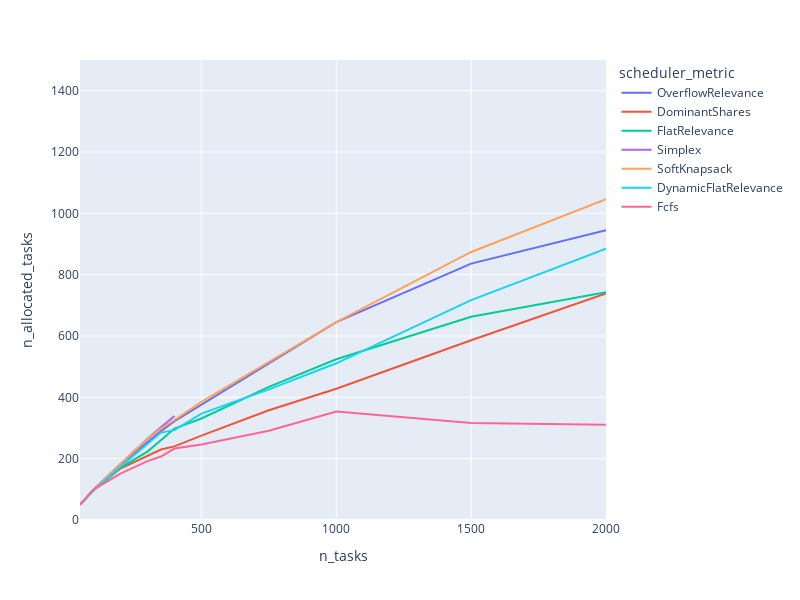

The notebook cell this image was saved under:
### Code cell
# Offline, 0.5/1 profits, mixed curves, 20 blocks
# Running on c2 on 10/12 2.18
# Change load and see impact on profit

# rdf = load_ray_experiment(Path("/home/pierre/privacypacking/logs/ray/run_and_report_2021-12-10_20-04-43"))
rdf = load_ray_experiment(Path("/home/pierre/privacypacking/logs/ray/run_and_report_2021-12-10_22-08-25"))
rdf["scheduler_metric"] = rdf.apply(lambda row: row.scheduler_metric if row.scheduler == "basic_scheduler" else "Simplex", axis=1)
px.line(
    rdf.sort_values("n_tasks"),
    x="n_tasks",
    y="n_allocated_tasks",
    color="scheduler_metric",
    # log_x=True,
    width=800,
    height=600,
    range_y=[0,1_500],
    # title="Number of allocated tasks depending on the scheduling step size<br><sup>Online mixed curves, 20 blocks, no initial blocks, 100 tasks per block on average, lifetime = 5 blocks</sup>"
)

### Figure 1 — Plotly figure (JSON) as saved in the notebook; plotly's stock layout.template omitted (floating-point values rounded to 4 significant figures)
{"data": [{"hovertemplate": "scheduler_metric=OverflowRelevance<br>n_tasks=%{x}<br>n_allocated_tasks=%{y}<extra></extra>", "legendgroup": "OverflowRelevance", "line": {"color": "#636efa", "dash": "solid"}, "marker": {"symbol": "circle"}, "mode": "lines", "name": "OverflowRelevance", "orientation": "v", "showlegend": true, "type": "scatter", "x": [50, 100, 200, 300, 350, 400, 500, 750, 1000, 1500, 2000], "xaxis": "x", "y": [50, 99, 182, 254, 290, 322, 376, 512, 645, 836, 945], "yaxis": "y"}, {"hovertemplate": "scheduler_metric=DominantShares<br>n_tasks=%{x}<br>n_allocated_tasks=%{y}<extra></extra>", "legendgroup": "DominantShares", "line": {"color": "#EF553B", "dash": "solid"}, "marker": {"symbol": "circle"}, "mode": "lines", "name": "DominantShares", "orientation": "v", "showlegend": true, "type": "scatter", "x": [50, 100, 200, 300, 350, 400, 500, 750, 1000, 1500, 2000], "xaxis": "x", "y": [50, 97, 168, 209, 230, 240, 275, 358, 428, 586, 739], "yaxis": "y"}, {"hovertemplate": "scheduler_metric=FlatRelevance<br>n_tasks=%{x}<br>n_allocated_tasks=%{y}<extra></extra>", "legendgroup": "FlatRelevance", "line": {"color": "#00cc96", "dash": "solid"}, "marker": {"symbol": "circle"}, "mode": "lines", "name": "FlatRelevance", "orientation": "v", "showlegend": true, "type": "scatter", "x": [50, 100, 200, 300, 350, 400, 500, 750, 1000, 1500, 2000], "xaxis": "x", "y": [50, 97, 171, 223, 260, 298, 331, 434, 524, 663, 743], "yaxis": "y"}, {"hovertemplate": "scheduler_metric=Simplex<br>n_tasks=%{x}<br>n_allocated_tasks=%{y}<extra></extra>", "legendgroup": "Simplex", "line": {"color": "#ab63fa", "dash": "solid"}, "marker": {"symbol": "circle"}, "mode": "lines", "name": "Simplex", "orientation": "v", "showlegend": true, "type": "scatter", "x": [50, 100, 200, 300, 350, 400], "xaxis": "x", "y": [50, 99, 183, 265, 302, 339], "yaxis": "y"}, {"hovertemplate": "scheduler_metric=SoftKnapsack<br>n_tasks=%{x}<br>n_allocated_tasks=%{y}<extra></extra>", "legendgroup": "SoftKnapsack", "line": {"color": "#FFA15A", "dash": "solid"}, "marker": {"symbol": "circle"}, "mode": "lines", "name": "SoftKnapsack", "orientation": "v", "showlegend": true, "type": "scatter", "x": [50, 100, 200, 300, 350, 400, 500, 750, 1000, 1500, 2000], "xaxis": "x", "y": [50, 99, 183, 264, 298, 326, 385, 515, 645, 874, 1046], "yaxis": "y"}, {"hovertemplate": "scheduler_metric=DynamicFlatRelevance<br>n_tasks=%{x}<br>n_allocated_tasks=%{y}<extra></extra>", "legendgroup": "DynamicFlatRelevance", "line": {"color": "#19d3f3", "dash": "solid"}, "marker": {"symbol": "circle"}, "mode": "lines", "name": "DynamicFlatRelevance", "orientation": "v", "showlegend": true, "type": "scatter", "x": [50, 100, 200, 300, 350, 400, 500, 750, 1000, 1500, 2000], "xaxis": "x", "y": [50, 97, 174, 247, 285, 293, 347, 426, 511, 717, 885], "yaxis": "y"}, {"hovertemplate": "scheduler_metric=Fcfs<br>n_tasks=%{x}<br>n_allocated_tasks=%{y}<extra></extra>", "legendgroup": "Fcfs", "line": {"color": "#FF6692", "dash": "solid"}, "marker": {"symbol": "circle"}, "mode": "lines", "name": "Fcfs", "orientation": "v", "showlegend": true, "type": "scatter", "x": [50, 100, 200, 300, 350, 400, 500, 750, 1000, 1500, 2000], "xaxis": "x", "y": [50, 99, 151, 192, 207, 233, 246, 291, 354, 316, 311], "yaxis": "y"}], "layout": {"height": 600, "legend": {"title": {"text": "scheduler_metric"}, "tracegroupgap": 0}, "margin": {"t": 60}, "width": 800, "xaxis": {"anchor": "y", "domain": [0, 1], "title": {"text": "n_tasks"}}, "yaxis": {"anchor": "x", "domain": [0, 1], "range": [0, 1500], "title": {"text": "n_allocated_tasks"}}}}
